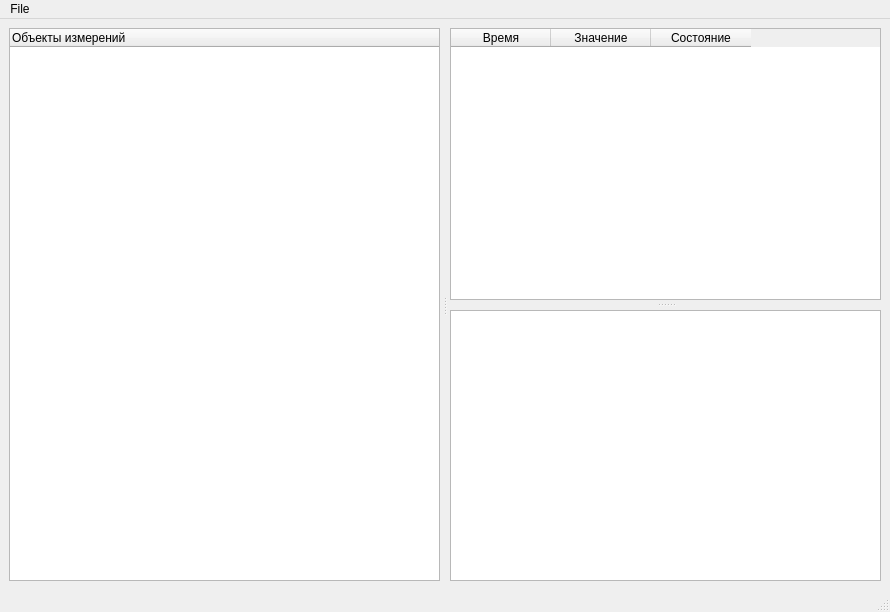
<?xml version="1.0" encoding="UTF-8"?>
<ui version="4.0">
 <class>MainWindow</class>
 <widget class="QMainWindow" name="MainWindow">
  <property name="geometry">
   <rect>
    <x>0</x>
    <y>0</y>
    <width>890</width>
    <height>612</height>
   </rect>
  </property>
  <property name="windowTitle">
   <string>MainWindow</string>
  </property>
  <widget class="QWidget" name="centralwidget">
   <layout class="QVBoxLayout" name="verticalLayout">
    <item>
     <widget class="QSplitter" name="main_splitter">
      <property name="orientation">
       <enum>Qt::Horizontal</enum>
      </property>
      <property name="handleWidth">
       <number>10</number>
      </property>
      <property name="childrenCollapsible">
       <bool>false</bool>
      </property>
      <widget class="QTreeWidget" name="objects_view">
       <property name="minimumSize">
        <size>
         <width>0</width>
         <height>0</height>
        </size>
       </property>
       <column>
        <property name="text">
         <string>Объекты измерений</string>
        </property>
       </column>
      </widget>
      <widget class="QSplitter" name="chart_sizing_splitter">
       <property name="orientation">
        <enum>Qt::Vertical</enum>
       </property>
       <property name="handleWidth">
        <number>10</number>
       </property>
       <property name="childrenCollapsible">
        <bool>true</bool>
       </property>
       <widget class="QTableWidget" name="table_view">
        <property name="minimumSize">
         <size>
          <width>30</width>
          <height>220</height>
         </size>
        </property>
        <property name="columnCount">
         <number>3</number>
        </property>
        <column>
         <property name="text">
          <string>Время</string>
         </property>
        </column>
        <column>
         <property name="text">
          <string>Значение</string>
         </property>
        </column>
        <column>
         <property name="text">
          <string>Состояние</string>
         </property>
        </column>
       </widget>
       <widget class="MplWidget" name="graphic_view"/>
      </widget>
     </widget>
    </item>
   </layout>
  </widget>
  <widget class="QStatusBar" name="statusBar"/>
  <widget class="QMenuBar" name="menuBar">
   <property name="geometry">
    <rect>
     <x>0</x>
     <y>0</y>
     <width>890</width>
     <height>20</height>
    </rect>
   </property>
   <widget class="QMenu" name="menuFile">
    <property name="title">
     <string>File</string>
    </property>
    <addaction name="actionOpen_sqlite_db"/>
    <addaction name="actionExport_to_csv"/>
    <addaction name="separator"/>
    <addaction name="actionExit"/>
   </widget>
   <addaction name="menuFile"/>
  </widget>
  <action name="actionOpen_sqlite_db">
   <property name="text">
    <string>Open sqlite.db</string>
   </property>
   <property name="shortcut">
    <string>Ctrl+O</string>
   </property>
  </action>
  <action name="actionExport_to_csv">
   <property name="text">
    <string>Export sizing to csv</string>
   </property>
   <property name="shortcut">
    <string>Ctrl+S</string>
   </property>
  </action>
  <action name="actionExit">
   <property name="text">
    <string>Exit</string>
   </property>
   <property name="shortcut">
    <string>Ctrl+X</string>
   </property>
  </action>
 </widget>
 <customwidgets>
  <customwidget>
   <class>MplWidget</class>
   <extends>QGraphicsView</extends>
   <header>mplwidget</header>
  </customwidget>
 </customwidgets>
 <resources/>
 <connections>
  <connection>
   <sender>actionOpen_sqlite_db</sender>
   <signal>triggered()</signal>
   <receiver>MainWindow</receiver>
   <slot>open_data_base_signal_handle()</slot>
   <hints>
    <hint type="sourcelabel">
     <x>-1</x>
     <y>-1</y>
    </hint>
    <hint type="destinationlabel">
     <x>440</x>
     <y>244</y>
    </hint>
   </hints>
  </connection>
  <connection>
   <sender>actionExport_to_csv</sender>
   <signal>triggered()</signal>
   <receiver>MainWindow</receiver>
   <slot>save_to_cvs_signal_handle()</slot>
   <hints>
    <hint type="sourcelabel">
     <x>-1</x>
     <y>-1</y>
    </hint>
    <hint type="destinationlabel">
     <x>440</x>
     <y>244</y>
    </hint>
   </hints>
  </connection>
  <connection>
   <sender>actionExit</sender>
   <signal>triggered()</signal>
   <receiver>MainWindow</receiver>
   <slot>close()</slot>
   <hints>
    <hint type="sourcelabel">
     <x>-1</x>
     <y>-1</y>
    </hint>
    <hint type="destinationlabel">
     <x>440</x>
     <y>244</y>
    </hint>
   </hints>
  </connection>
 </connections>
 <slots>
  <slot>open_data_base_signal_handle()</slot>
  <slot>save_to_cvs_signal_handle()</slot>
 </slots>
</ui>
